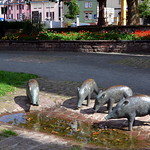
#> input picture data/boar/10284707925.jpg, 150 x 150 px; its folder holds only this picture in this run
$ python 'gen_data augmented.py'
#> lines starting #> are read from the running program, lines starting #| are printed output that depends on the picture
import glob

import numpy as np
from PIL import Image

classes = ['boar', 'crow', 'tiger']
num_classes = len(classes)
image_size = 50
num_testdata = 100

X_train = []
Y_train = []
X_test = []
Y_test = []

for index, class_name in enumerate(classes):
    photos_dir = "data/" + class_name
    files = glob.glob(photos_dir + "/*.jpg")
    for i, file in enumerate(files):
        if i >= 190:
            break
        image = Image.open(file)
#> image is the input picture: PIL image 150x150 RGB; mean R, G, B 94.9, 90.5, 84.3
        image = image.convert("RGB").resize((image_size, image_size))
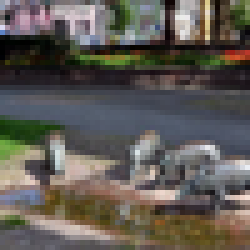
#> image: PIL image 50x50 RGB (shown 5 times larger); mean R, G, B 94.9, 90.6, 84.4
        data = np.asarray(image)

        if i < num_classes:
            X_test.append(data)
            Y_test.append(index)
        else:
            for angle in range(-20, 21, 5):
                img_r = image.rotate(angle)
                data = np.asarray(img_r)
                X_train.append(data)
                Y_train.append(index)

                img_trans = image.transpose(Image.Transpose.FLIP_LEFT_RIGHT)
                data = np.asarray(img_trans)
                X_train.append(data)
                Y_train.append(index)
#> pass 2 of the loop `for index, class_name in enumerate(classes):`:
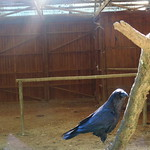
#> input picture data/crow/10210532323.jpg, 150 x 150 px
#> image is the input picture: PIL image 150x150 RGB; mean R, G, B 111, 94.5, 81.3
#> `image = image.convert("RGB").resize((image_size, image_size))`:
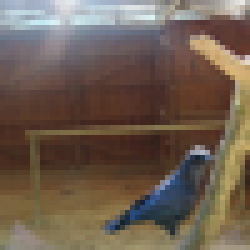
#> image: PIL image 50x50 RGB (shown 5 times larger); mean R, G, B 111, 94.6, 81.4

X_train = np.array(X_train)
Y_train = np.array(Y_train)
X_test = np.array(X_test)
Y_test = np.array(Y_test)

xy = {"X_train": X_train, "X_test": X_test,
      "y_train": Y_train, "y_test": Y_test}

np.save("animal_augmented.npy", xy)
